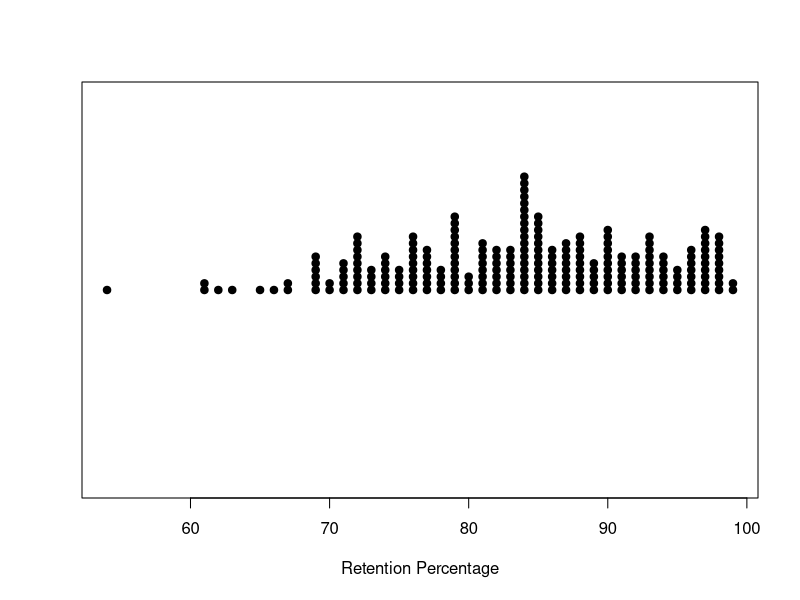
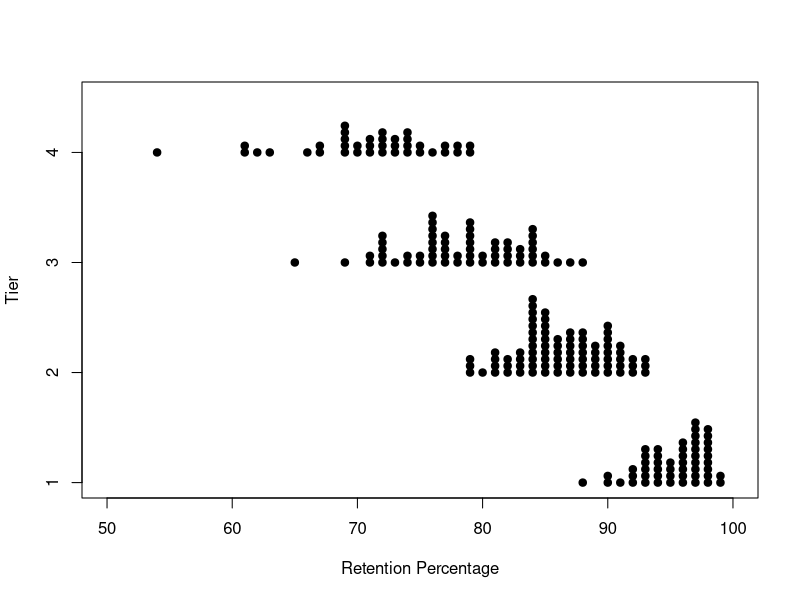
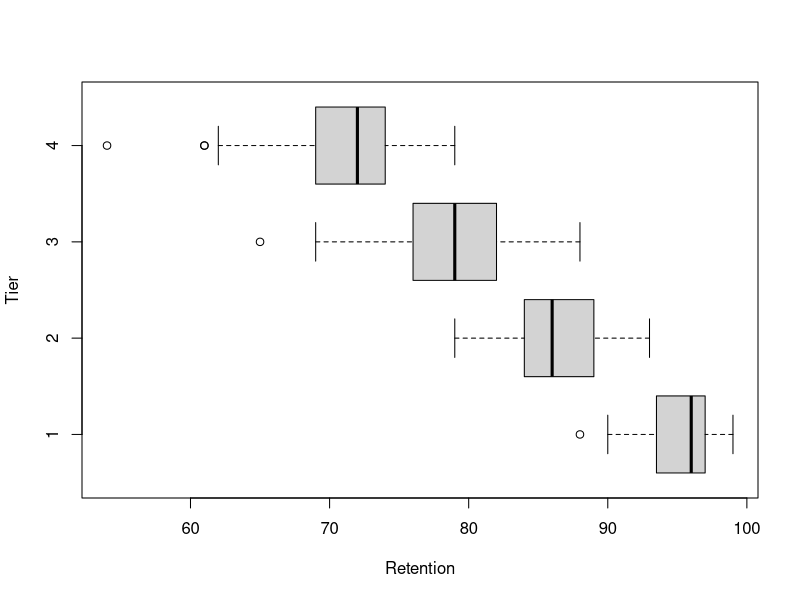
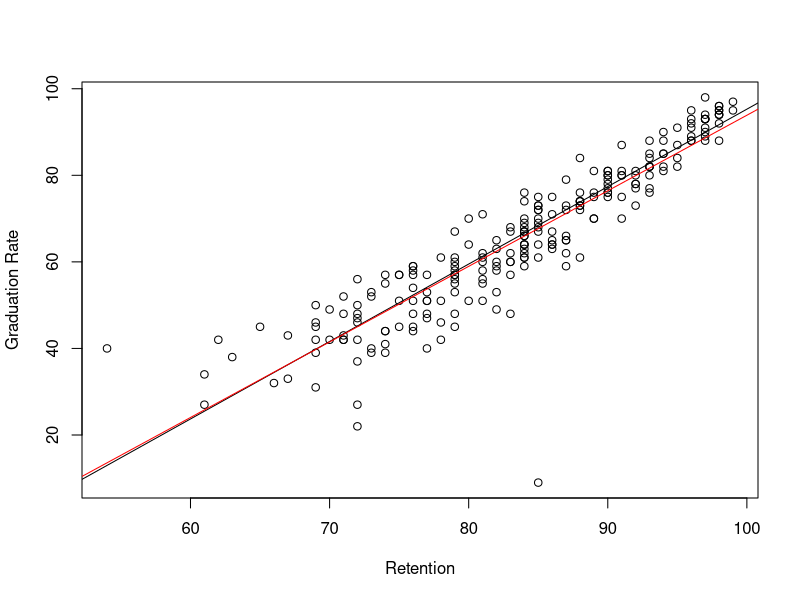
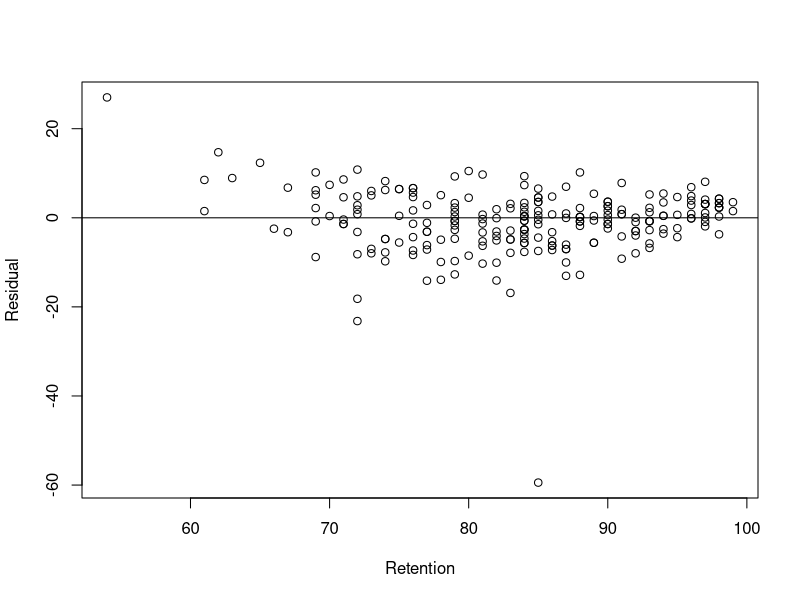

Reproduce these figures in R, in order.
#EDA
# general themes
# - Revelation : display graphic
# - Resistance : robust (methods insensitive to extreme obs)
# - Residual : focus is not on the fitted model but on the deviation from that model
# - Reexpression : transform the data to see patterns that cannot be seen in the original scale

college <- read.table("Rx-data/college.txt", header=TRUE, sep = "\t")
college <- subset(college, complete.cases(college))

stripchart(college$Retention, method="stack", pch=19, xlab="Retention Percentage")
stripchart(Retention ~ Tier, method="stack", pch=19, xlab="Retention Percentage",
    ylab="Tier", xlim=c(50, 100), data=college)

identify(college$Retention, college$Tier, n=2, labels=college$School)

b.output = boxplot(Retention ~ Tier, data=college, horizontal=TRUE, ylab="Tier", xlab="Retention")
b.output$stats #[2, ] 1st quartile, median, 3st quartille
b.output$out #outliers
b.output$group

plot(college$Retention, college$Grad.rate, xlab="Retention", ylab="Graduation Rate")
fit <- line(college$Retention, college$Grad.rate) #Tukey's resistant line
abline(coef(fit))

#non-robust case
coef(lm(college$Grad.rate ~ college$Retention))
abline(lm(college$Grad.rate ~ college$Retention), col="red")

plot(college$Retention, fit$residuals, xlab="Retention", ylab="Residual")
abline(h=0)

identify(college$Retention, fit$residuals, n=2, labels=college$School)
?identify


